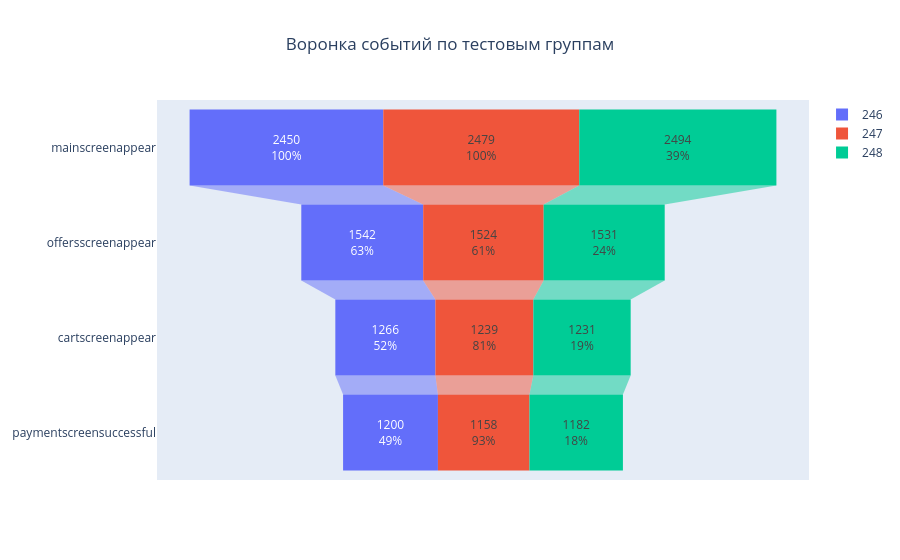

Write notebook code for a chart like this one.
### Code cell
fig = go.Figure()

fig.add_trace(go.Funnel(
    name = '246',
    y = data_group.query('expid == 246')['eventname'],
    x = data_group.query('expid == 246')['deviceidhash'],
    textinfo = "value+percent initial"))

fig.add_trace(go.Funnel(
    name = '247',
    orientation = "h",
    y = data_group.query('expid == 247')['eventname'],
    x = data_group.query('expid == 247')['deviceidhash'],
    textposition = "inside",
    textinfo = "value+percent previous"))

fig.add_trace(go.Funnel(
    name = '248',
    orientation = "h",
    y = data_group.query('expid == 248')['eventname'],
    x = data_group.query('expid == 248')['deviceidhash'],
    textposition = "inside",
    textinfo = "value+percent total"))

fig.update_layout(title_text='Воронка событий по тестовым группам', title_x = 0.5)
fig.show()

### Figure 1 — Plotly figure (JSON) as saved in the notebook; plotly's stock layout.template omitted (floating-point values rounded to 4 significant figures)
{"data": [{"name": "246", "textinfo": "value+percent initial", "type": "funnel", "x": [2450, 1542, 1266, 1200], "y": ["mainscreenappear", "offersscreenappear", "cartscreenappear", "paymentscreensuccessful"]}, {"name": "247", "orientation": "h", "textinfo": "value+percent previous", "textposition": "inside", "type": "funnel", "x": [2479, 1524, 1239, 1158], "y": ["mainscreenappear", "offersscreenappear", "cartscreenappear", "paymentscreensuccessful"]}, {"name": "248", "orientation": "h", "textinfo": "value+percent total", "textposition": "inside", "type": "funnel", "x": [2494, 1531, 1231, 1182], "y": ["mainscreenappear", "offersscreenappear", "cartscreenappear", "paymentscreensuccessful"]}], "layout": {"title": {"text": "Воронка событий по тестовым группам", "x": 0.5}}}
